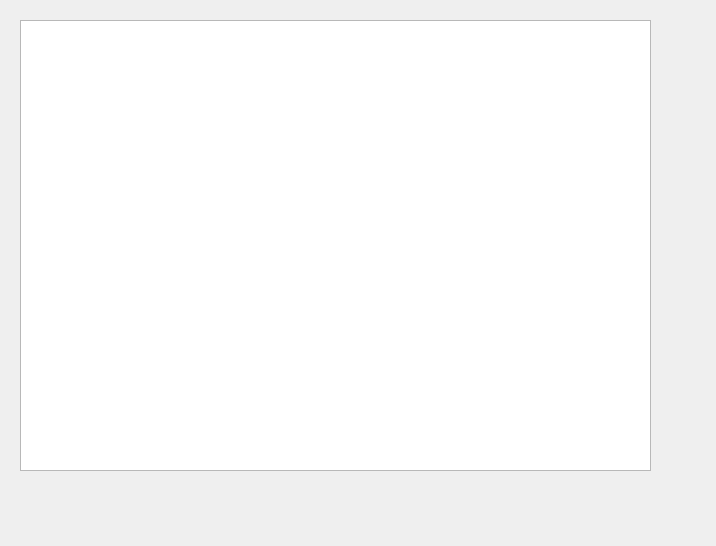
<?xml version="1.0" encoding="UTF-8"?>
<ui version="4.0">
 <class>Dialog</class>
 <widget class="QDialog" name="Dialog">
  <property name="geometry">
   <rect>
    <x>0</x>
    <y>0</y>
    <width>716</width>
    <height>546</height>
   </rect>
  </property>
  <property name="windowTitle">
   <string>Dialog</string>
  </property>
  <widget class="QTableView" name="tableView">
   <property name="geometry">
    <rect>
     <x>20</x>
     <y>20</y>
     <width>631</width>
     <height>451</height>
    </rect>
   </property>
  </widget>
 </widget>
 <layoutdefault spacing="6" margin="11"/>
 <resources/>
 <connections/>
</ui>
